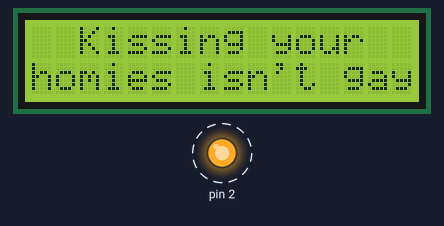
The sketch below on a simulated Arduino Uno, built with avr-gcc and run on an emulated ATmega328P. Parts: 16×2 character LCD, output pins drawn as LEDs (lit = HIGH). Dashed ring = blinking.

Above: at 0.1 s.
Timing chart, 0 to 130.0 s (numbered marks = the images above):
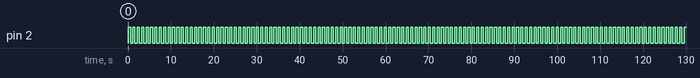

The sketch:

lcd1602.ino
```cpp
/********************************
   name:I2C LCD1602
   function:You should now see your I2C LCD1602 display the flowing characters: "SunFounder" and "hello, world".
 ********************************/
// WIRING: http://wiki.sunfounder.cc/index.php?title=I%C2%B2C_LCD1602
// Email:support@sunfounder.com
// Website:www.sunfounder.com

/********************************/
// include the library code
#include <Wire.h>
#include <LiquidCrystal_I2C.h>
/**********************************************************/
LiquidCrystal_I2C lcd(0x27, 16, 2); // set the LCD address to 0x27 for a 16 chars and 2 line display
/*********************************************************/
void setup()
{
  Serial.begin(115200);
  lcd.init();      // initialize the lcd
  lcd.backlight(); // open the backlight
  pinMode(2, OUTPUT);
}
/*********************************************************/
void loop()
{
  lcd.setCursor(2, 0);       // set the cursor to column 3, line 0
  lcd.print("Kissing your"); // Print a message to the LCD

  lcd.setCursor(0, 1);           // set the cursor to column 2, line 1
  lcd.print("homies isn't gay"); // Print a message to the LCD.

  digitalWrite(2, HIGH);
  delay(500);
  digitalWrite(2, LOW);
  delay(500);
}
/************************************************************/
```

Measured:
- by itself, pin 2: alternates HIGH for 0.50 s and LOW for 0.53 s
